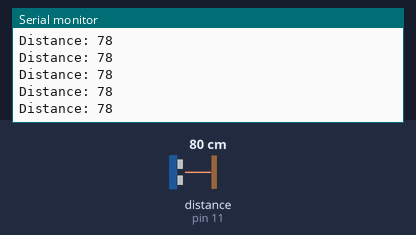
Bench run of a sketch on a simulated Arduino Uno, built with avr-gcc and run on an emulated ATmega328P. On the bench: the last lines printed to the serial monitor. Wiring (inferred from the names in the program): ultrasonic range finder: trigger pin 12; echo pin 11. The inputs (shaded band) are chosen by the test bench; at power-on: distance to the obstacle (sensor on pin 11) 80 cm. The echo pulse lasts 58.3 µs per cm.

Above: at 3.2 s.
3.3 s: distance to the obstacle (sensor on pin 11) set to 2 cm
At 4.3 s:
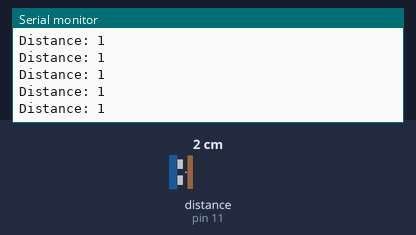
6.3 s: distance to the obstacle (sensor on pin 11) set to 120 cm
At 7.3 s:
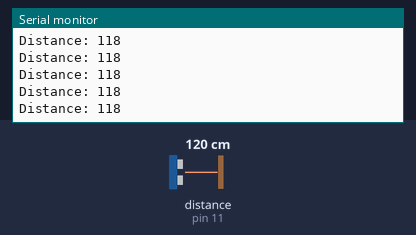
9.3 s: distance to the obstacle (sensor on pin 11) set to 4 cm
At 10.2 s:
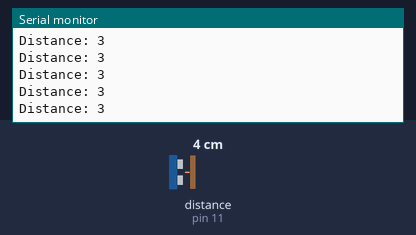
12.3 s: distance to the obstacle (sensor on pin 11) set to 18 cm
At 13.4 s:
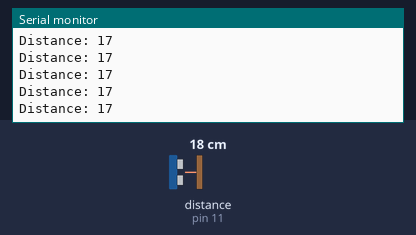
15.3 s: distance to the obstacle (sensor on pin 11) set to 9 cm
At 16.3 s:
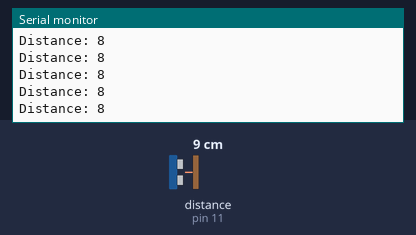
18.3 s: distance to the obstacle (sensor on pin 11) set to 35 cm
At 19.0 s:
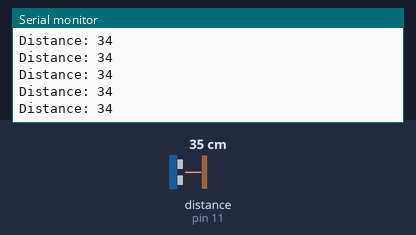
Timing chart, 0 to 21.3 s (numbered marks = the images above; inputs shaded):
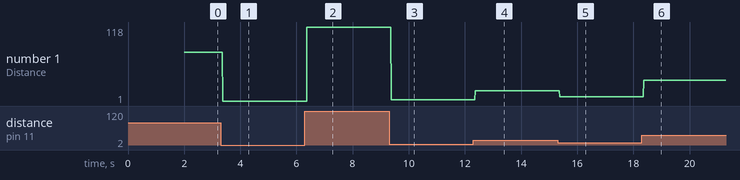

Measured:
- after the input at 3.3 s, the serial monitor: prints a new line after 0.07 s (image 1)
- after the input at 6.3 s, the serial monitor: prints a new line after 0.08 s (image 2)
- after the input at 9.3 s, the serial monitor: prints a new line after 0.07 s (image 3)
- after the input at 12.3 s, the serial monitor: prints a new line after 0.07 s (image 4)
- after the input at 15.3 s, the serial monitor: prints a new line after 0.07 s (image 5)
- after the input at 18.3 s, the serial monitor: prints a new line after 0.07 s (image 6)
- plotted number 1: 78 → 1 after the input at 3.3 s, 1 → 118 after the input at 6.3 s, 118 → 3 after the input at 9.3 s, 3 → 17 after the input at 12.3 s, 17 → 8 after the input at 15.3 s

The sketch:

Sensorultrasonico.ino
```cpp
/*
* Ultrasonic Sensor HC-SR04 and Arduino Tutorial
*
* by Dejan Nedelkovski,
* www.HowToMechatronics.com
*
*/

// defines pins numbers
const int trigPin = 12;
const int echoPin = 11;

// defines variables
long duration;
int distance;

void setup() {
pinMode(trigPin, OUTPUT); // Sets the trigPin as an Output
pinMode(echoPin, INPUT); // Sets the echoPin as an Input
Serial.begin(9600); // Starts the serial communication
delay (2000);
}

void loop() {
// Clears the trigPin
digitalWrite(trigPin, LOW);
delayMicroseconds(40);

// Sets the trigPin on HIGH state for 10 micro seconds
digitalWrite(trigPin, HIGH);
delayMicroseconds(120);
digitalWrite(trigPin, LOW);

// Reads the echoPin, returns the sound wave travel time in microseconds
duration = pulseIn(echoPin, HIGH);

// Calculating the distance
distance = duration*0.034/2;

// Prints the distance on the Serial Monitor
Serial.print("Distance: ");
Serial.println(distance);
}
```
